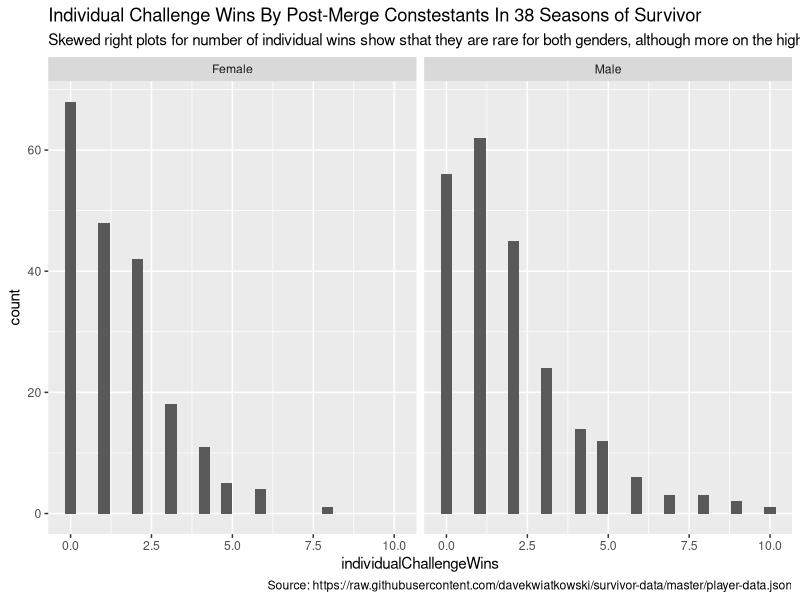

Write R code to recreate this figure.
## ---- chunk 1
knitr::opts_chunk$set(echo = FALSE)
# Load libraries
library(tidyverse)
library(gganimate)
library(ggplot2)

# Read in the CSV file visa read_csv
x <- read_csv("survivor.csv",
              # specify the column types, or else they will be read in as characters
              col_types = cols(
              # Specify the number of days as a double
              daysLasted = col_double(),
              # Also specify that the number of total votes one received is a double
              votesAgainst = col_double(),
              # Specify that the number of tribal challenge wins is a double
              tribalChallengeWins = col_double(),
              individualChallengeWins = col_double())) %>%
      # Separate the hometown column into the city and state abbreviation, which we will later use to map out where Survivor contestants and winners hail from in the country by city and state
      separate(col = "hometown", sep =  c(", "), into = c("city", "state_abbr")) %>%
      # Rename runner-ups to 2nd place
# Next steps: mutate/ relabel finish "runner-up" as 2nd and "Sole Survivor" as 1st, then change all the whole column into doubles
      # Unselect columns that pertain to player trivia, as they are strings of interesting facts that do not contribute to our data.
      select(-(contains("trivia"))) 
## ---- chunk 2

# Create a graphic that shows the number of individual challenge wins for contestants still in the game after the "merge" versus the number of days lasted faceted by gender
x %>%
  # Filter out the N/A values for individual challenge wins, which indicates that the contestant was voted out before the merge
  filter(individualChallengeWins != "N/A",
         # Filter out those who lasted less than two weeks, or 14 days. Since the merge is usually the mid-way point and contain around a dozen remaining contestants, it varies season to season, but the merge has never occurred prior to the two week mark.
         daysLasted > 14) %>%
  # Create a ggplot, with the x-axis as the number of individual challenge wins, and the y-axis as the number of days lasted
  ggplot(mapping = aes(x = individualChallengeWins)) +
  # Plot out the points with a little jitter just to see the distribution (will change later since the jitter leads us to falsely believe that some lasted over forty days which is impossible).
  geom_histogram(show.legend =FALSE) +
  # Add appropriate labels
  labs(title = "Individual Challenge Wins By Post-Merge Constestants In 38 Seasons of Survivor",
       subtitle = "Skewed right plots for number of individual wins show sthat they are rare for both genders, although more on the high extreme for men",
       caption = "Source: https://raw.githubusercontent.com/davekwiatkowski/survivor-data/master/player-data.json") +
  # Facet by gender to see if there are any signifcant discrepanices
  facet_grid(~gender)
